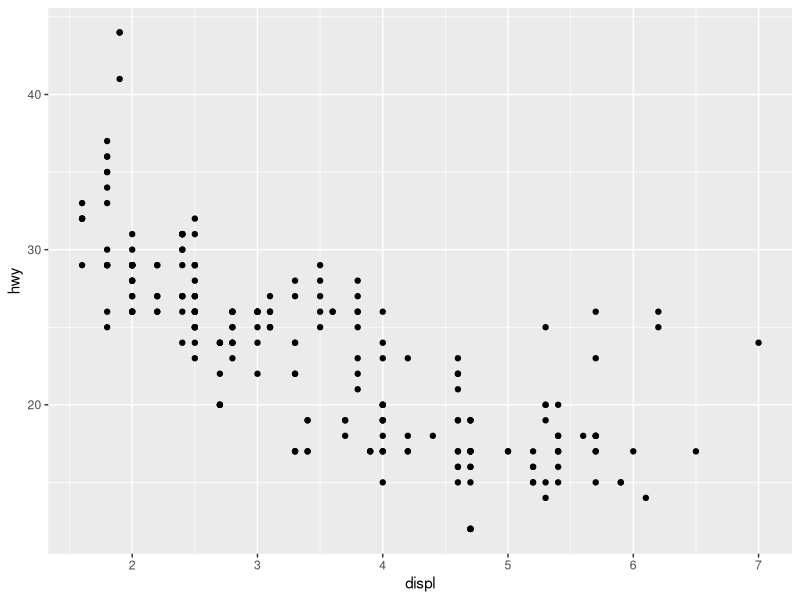
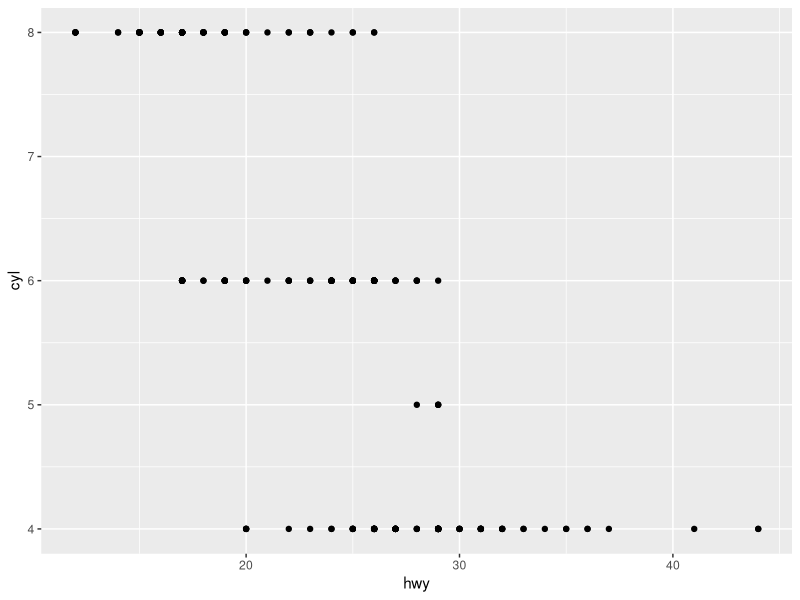
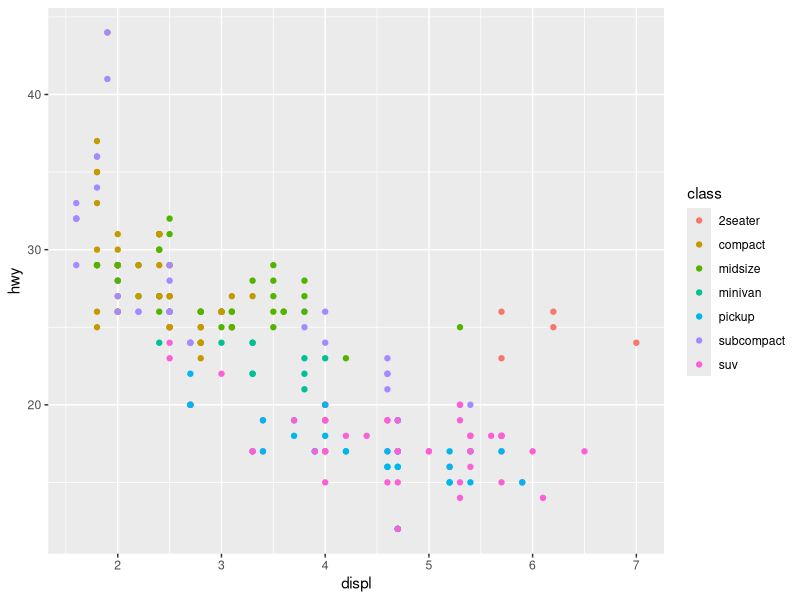
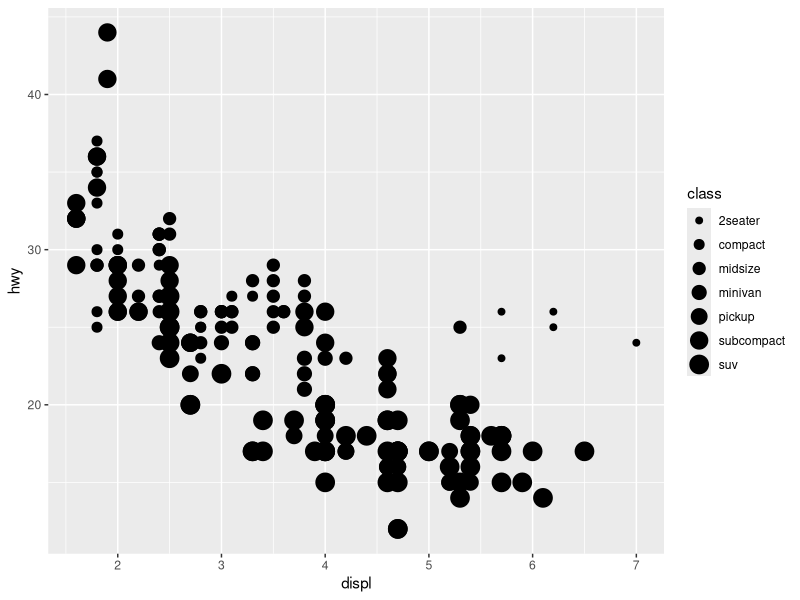
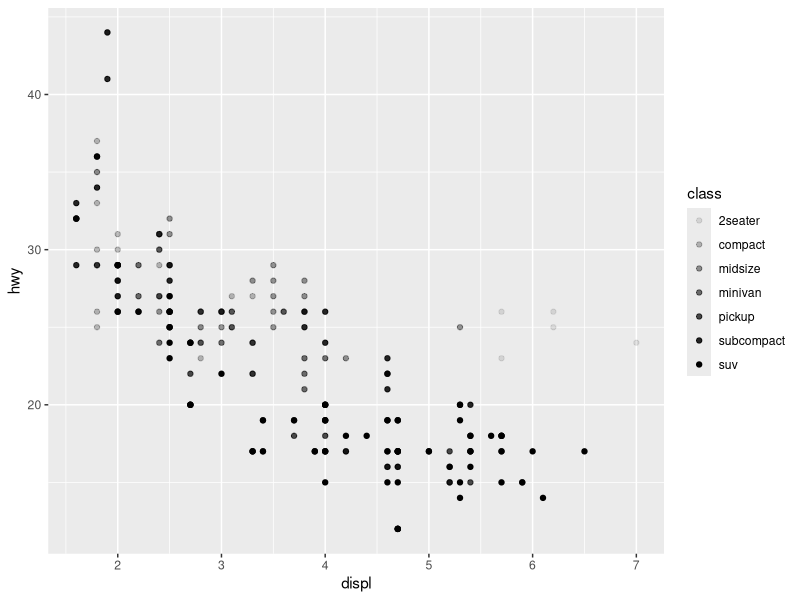
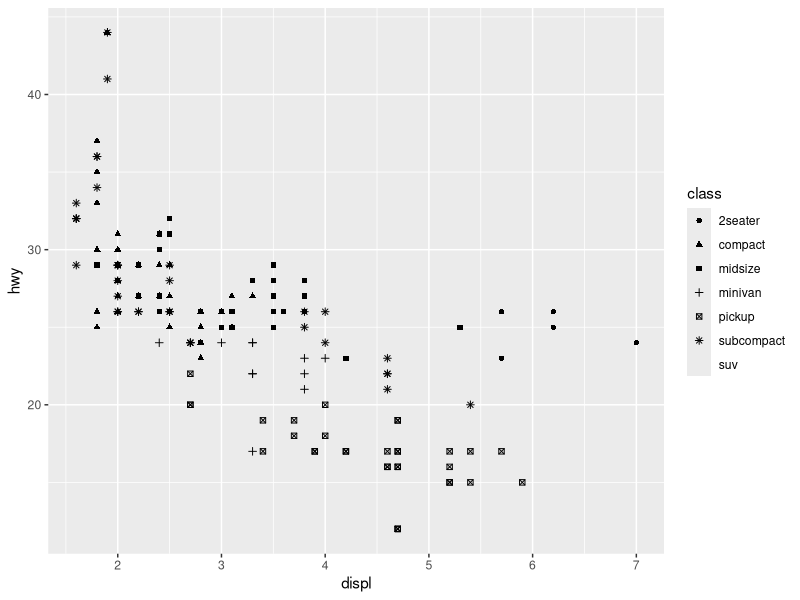
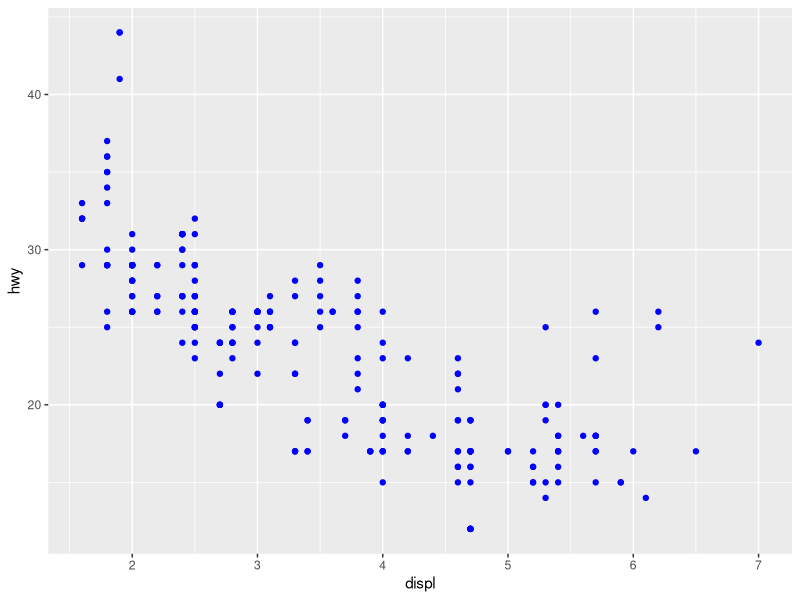
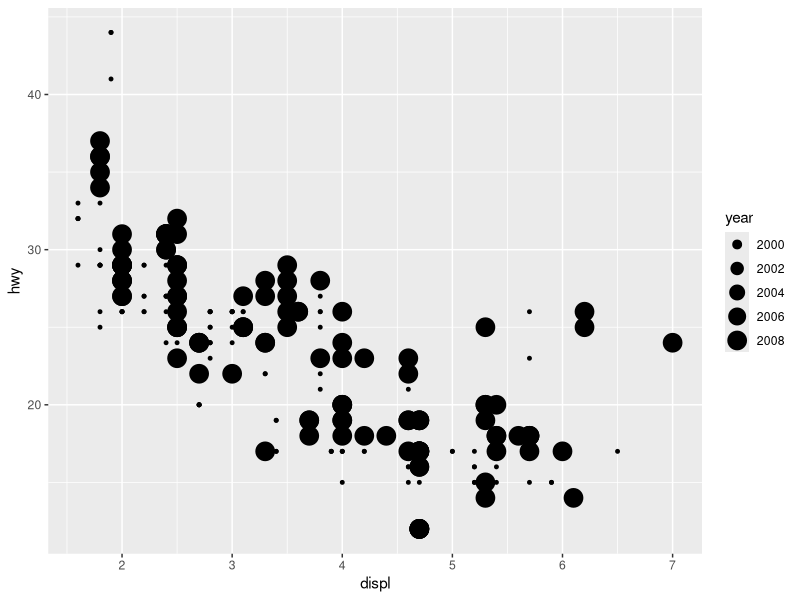

The R source for these figures, in order:
# ggplot2 practice and tidyverse
library(tidyverse)
# Do cars with big engines use more fuel than cars with small engines? 
# You probably already have an answer, but try to make your answer precise. 
# What does the relationship between engine size and fuel efficiency look like? 
# Is it positive? Negative? Linear? Nonlinear?

# a dataframe found in ggplot2 
mpg

# to plot mpg, put displ (car engine size) on x axis and hwy (hwy mpg) on the y axis
ggplot(data = mpg) +
  geom_point(mapping = aes(x = displ, y = hwy))
# plot shows that cars with bigger engines use more fuel
# ggplot() is how you begin a plot. creates coordinate system you can add layers to
# geom_point() adds a layer of points to your plot. each geom function takes a mapping
# argument. the mapping argument is always paired with aes(), and the x and y
# arguments of aes() specify which variables to map to the x and y axes. looks for the
# mapped variables in the data argument (in this example, mpg)

# making a graphing template
#ggplot(data = <DATA>) +
  #<GEOM_FUNCTION>(mapping = aes(<MAPPINGS>))
ggplot(data = mpg) +
  geom_point(mapping = aes(x = hwy, y = cyl))
?mpg
# map the colors of the points to the class variable to reveal the class of each car
# this is mapping an aesthetic to a variable
ggplot(data = mpg) + 
  geom_point(mapping = aes(x = displ, y = hwy, color = class))
# can map class to the size aesthetic but mapping size to an unordered variable 
# may not be a good idea
ggplot(data = mpg) + 
  geom_point(mapping = aes(x = displ, y = hwy, size = class))
# can map class to alpha (transparency of the points) or to shape aesthetic (controls the 
# shape of the points)
ggplot(data = mpg) + 
  geom_point(mapping = aes(x = displ, y = hwy, alpha = class))
ggplot(data = mpg) + 
  geom_point(mapping = aes(x = displ, y = hwy, shape = class))
# ggplot will only use 6 shapes at a time and additional groups go unplotted
# can set the aesthetic prperties manually, like making the color of all the points blue
ggplot(data = mpg) + 
  geom_point(mapping = aes(x = displ, y = hwy), color = "blue")
# To set an aesthetic manually, set the aesthetic by name as an argument of
# your geom function; i.e. it goes outside of aes().
# The name of a color as a character string.
#The size of a point in mm.
# The shape of a point as a number, as shown in Figure 3.1. R has 25 built in shapes that
# are identified by numbers
?geom_point
vignette("ggplot2-specs")
ggplot(data = mpg) + 
  geom_point(mapping = aes(x = displ, y = hwy, size = year))
?nrow
# can split plots by a single variable, called a facet
ggplot(data = mpg) + 
  geom_point(mapping = aes(x = displ, y = hwy)) + 
  facet_wrap(~ class, nrow = 2)
# can facet by 2 variables using facet_grid()
ggplot(data = mpg) + 
  geom_point(mapping = aes(x = displ, y = hwy)) + 
  facet_grid(drv ~ cyl)
ggplot(data = mpg) + 
  geom_point(mapping = aes(x = drv, y = cyl))

# the . breaks the plots up by the different categories of variables
ggplot(data = mpg) + 
  geom_point(mapping = aes(x = displ, y = hwy)) +
  facet_grid(drv ~ .)
ggplot(data = mpg) + 
  geom_point(mapping = aes(x = displ, y = hwy)) +
  facet_grid(. ~ cyl)
ggplot(data = mpg) + 
  geom_point(mapping = aes(x = displ, y = hwy)) + 
  facet_wrap(~ class, nrow = 2)
?facet_wrap

# geometric objects
# a geom is the geometrical object that a plot uses to represent the data
ggplot(data = mpg) + 
  geom_point(mapping = aes(x = displ, y = hwy)) # makes a scatterplot
ggplot(data = mpg) + 
  geom_smooth(mapping = aes(x = displ, y = hwy)) # makes a smooth line graph
ggplot(data = mpg) + 
  geom_smooth(mapping = aes(x = displ, y = hwy, linetype = drv, color = drv)) # makes a smooth line graph with a different line type for each unique value of the variable
ggplot(data = mpg) +
  geom_smooth(mapping = aes(x = displ, y = hwy))
# group makes multiple lines with the drv variable
ggplot(data = mpg) +
  geom_smooth(mapping = aes(x = displ, y = hwy, group = drv))

ggplot(data = mpg) +
  geom_smooth(
    mapping = aes(x = displ, y = hwy, color = drv),
    show.legend = FALSE # here switching to true will display the legend
  )

# multiple geoms in the same plot
# makes a line and scatterplot
ggplot(data = mpg) + 
  geom_point(mapping = aes(x = displ, y = hwy)) +
  geom_smooth(mapping = aes(x = displ, y = hwy))

# makes the same graph as above
ggplot(data = mpg, mapping = aes(x = displ, y = hwy)) + 
  geom_point() + 
  geom_smooth()

# mapping makes it possible to display different aesthetics in different layers
ggplot(data = mpg, mapping = aes(x = displ, y = hwy)) + 
  geom_point(mapping = aes(color = class)) + 
  geom_smooth()

# can also specify different data for each layer
ggplot(data = mpg, mapping = aes(x = displ, y = hwy)) + 
  geom_point(mapping = aes(color = class)) + 
  geom_smooth(data = filter(mpg, class == "subcompact"), se = FALSE)
?geom_smooth
# se displays the confidence interval around smooth 

ggplot(data = mpg, mapping = aes(x = displ, y = hwy, color = drv)) + 
  geom_point() + 
  geom_smooth(se = FALSE)

# will these 2 graphs look different? No, they're both saying the same thing. 
ggplot(data = mpg, mapping = aes(x = displ, y = hwy)) + 
  geom_point() + 
  geom_smooth()

ggplot() + 
  geom_point(data = mpg, mapping = aes(x = displ, y = hwy)) + 
  geom_smooth(data = mpg, mapping = aes(x = displ, y = hwy))

# statistical transformations
ggplot(data = diamonds) + 
  geom_bar(mapping = aes(x = cut))
?diamonds
# bar charts, histograms, and frequency polygons bin your data 
# and then plot bin counts, the number of points that fall in each bin.

# can use stats and geoms interchangeably
# this works because every geom has a default stat, and every stat has a default geom.
ggplot(data = diamonds) + 
  stat_count(mapping = aes(x = cut))

demo <- tribble(
  ~cut,         ~freq,
  "Fair",       1610,
  "Good",       4906,
  "Very Good",  12082,
  "Premium",    13791,
  "Ideal",      21551
)
ggplot(data = demo) +
  geom_bar(mapping = aes(x = cut, y = freq), stat = "identity")

# display barchart of proportion
ggplot(data = diamonds) + 
  geom_bar(mapping = aes(x = cut, y = stat(prop), group = 1))
?geom_bar

ggplot(data = diamonds) + 
  stat_summary(
    mapping = aes(x = cut, y = depth),
    fun.min = min,
    fun.max = max,
    fun = median
  )
?stat_summary

ggplot(data = diamonds) + 
  geom_bar(mapping = aes(x = cut, y = after_stat(prop)))

ggplot(data = diamonds) + 
  geom_bar(mapping = aes(x = cut, fill = color, y = after_stat(prop)))

# can color a bar with fill or color
ggplot(data = diamonds) + 
  geom_bar(mapping = aes(x = cut, colour = cut))
ggplot(data = diamonds) + 
  geom_bar(mapping = aes(x = cut, fill = cut))

ggplot(data = diamonds) + 
  geom_bar(mapping = aes(x = cut, fill = clarity))

# position identity, shows each object where it falls in the context of the graph
ggplot(data = diamonds, mapping = aes(x = cut, fill = clarity)) + 
  geom_bar(alpha = 1/5, position = "identity")
ggplot(data = diamonds, mapping = aes(x = cut, colour = clarity)) + 
  geom_bar(fill = NA, position = "identity")

# position fill makes each set of stacked bars the same height
ggplot(data = diamonds) + 
  geom_bar(mapping = aes(x = cut, fill = clarity), position = "fill")

# position dodge places bars side by side
ggplot(data = diamonds) + 
  geom_bar(mapping = aes(x = cut, fill = clarity), position = "dodge")

# jitter makes graphs more revealing at large scales
ggplot(data = mpg) + 
  geom_point(mapping = aes(x = displ, y = hwy), position = "jitter")
?geom_jitter

# template for making graphs
# ggplot(data = <DATA>) + 
  #<GEOM_FUNCTION>(
   # mapping = aes(<MAPPINGS>),
   # stat = <STAT>, 
  #  position = <POSITION>
 # ) +
  #<COORDINATE_FUNCTION> +
 # <FACET_FUNCTION>
  
# Graphics for communication--how to make effective graphics

# add labels with the lab function
ggplot(mpg, aes(displ, hwy)) +
  geom_point(aes(color = class)) +
  geom_smooth(se = FALSE) +
  labs(title = "Fuel efficiency generally decreases with engine size")

# subtitle adds additional detail in a smaller font beneath the title
# caption adds text at the bottom right of the plot, often used to describe
# the source of the data. 
ggplot(mpg, aes(displ, hwy)) +
  geom_point(aes(color = class)) +
  geom_smooth(se = FALSE) +
  labs(
    title = "Fuel efficiency generally decreases with engine size",
    subtitle = "Two seaters (sports cars) are an exception because of their light weight",
    caption = "Data from fueleconomy.gov"
  )

# labs() can also be used to replace the axis and legend titles
ggplot(mpg, aes(displ, hwy)) +
  geom_point(aes(colour = class)) +
  geom_smooth(se = FALSE) +
  labs(
    x = "Engine displacement (L)",
    y = "Highway fuel economy (mpg)",
    colour = "Car type"
  )

# can also use mathematical equations instead of strings by using quote()
df <- tibble(
  x = runif(10),
  y = runif(10)
)
ggplot(df, aes(x, y)) +
  geom_point() +
  labs(
    x = quote(sum(x[i] ^ 2, i == 1, n)),
    y = quote(alpha + beta + frac(delta, theta))
  )

# can label individual observations or groups of observations
# geom_text() has label, making it possible to add textual data to plots
best_in_class <- mpg %>%
  group_by(class) %>%
  filter(row_number(desc(hwy)) == 1)

ggplot(mpg, aes(displ, hwy)) +
  geom_point(aes(colour = class)) +
  geom_text(aes(label = model), data = best_in_class)

# geom_label() draws a rectangle behind the text
# nudge_y moves labels slightly above points
ggplot(mpg, aes(displ, hwy)) +
  geom_point(aes(colour = class)) +
  geom_label(aes(label = model), data = best_in_class, nudge_y = 2, alpha = 0.5)

# ggrepel adjusts labels so they don't overlap
ggplot(mpg, aes(displ, hwy)) +
  geom_point(aes(colour = class)) +
  geom_point(size = 3, shape = 1, data = best_in_class) +
  ggrepel::geom_label_repel(aes(label = model), data = best_in_class)
?melt
?ggplot2
?fill
